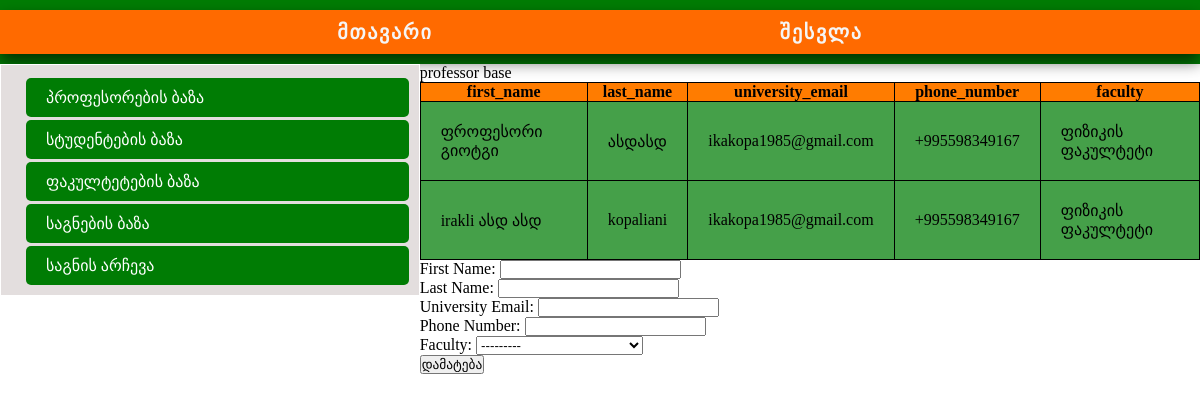
The page /professor/ on the database its author committed.
### management/models/professor.py (models this page shows, shortened)
class Professor(models.Model):
    first_name = models.CharField(max_length=255, verbose_name='First Name')
    last_name = models.CharField(max_length=255, verbose_name='Last Name')
    university_email = models.EmailField(verbose_name='University Email', blank=True)
    phone_number = models.CharField(max_length=255, verbose_name='Phone Number')
    faculty = models.ForeignKey('management.Faculty', on_delete=models.CASCADE, verbose_name='Faculty', default=None)
    created_at = models.DateTimeField(auto_now_add=True)
    updated_at = models.DateTimeField(auto_now=True)
    class Meta:
        db_table = 'professor'
        verbose_name = 'Professor'
        verbose_name_plural = 'Professors'

### management/models/faculty.py (models this page shows, shortened)
class Faculty(models.Model):
    title = models.CharField(max_length=255, verbose_name='Title')
    founded_date = models.DateField(verbose_name='Founded Date')
    description = models.TextField(verbose_name='Description')
    email = models.EmailField(verbose_name='Email', blank=True)
    created_at = models.DateTimeField(auto_now_add=True)
    updated_at = models.DateTimeField(auto_now=True)
    class Meta:
        db_table = 'faculty'
        verbose_name = 'Faculty'
        verbose_name_plural = 'Faculties'
    def __str__(self):
        return self.title

### management/views/kopaliani.py (the view)
# urls.py: path('professor/', professor, name='professor'),
def professor(request):
    if request.method == 'POST':
        form = Professor_form(request.POST)
        if form.is_valid():
            form.save()
            return HttpResponse("დაემატა")
        else:
            return HttpResponse("შეცდომა")
    else:
        professor = Professor.objects.all()
        form = Professor_form()
        context = {
            'professor': professor,
            'form': form,
        }
    return render(request, 'management/professor.html', context)

### management/views/kopaliani.py
class Professor_form(ModelForm):
    class Meta:
        model = Professor
        fields = '__all__'

### management/templates/management/professor.html (shortened to what this page needs)
{% extends "base.html" %}
{% block content %}
    <div class="centralDiv">
    professor base
    <table>
            <tr>
                <th>first_name</th>
                <th>last_name</th>
                <th>university_email</th>
                <th>phone_number</th>
                <th>faculty</th>
            </tr>
        {% for item in professor %}
            <tr>
                <td>{{ item.first_name }}</td>
                <td>{{ item.last_name }}</td>
                <td>{{ item.university_email }}</td>
                <td>{{ item.phone_number }}</td>
                <td>{{ item.faculty }}</td>
            </tr>
        {% endfor %}
    </table>
    <div class="createForm">
        <form method="post" action="" enctype="multipart/form-data">
        {{ form.as_p }}
        <input type="submit" value="დამატება">
        </form>
    </div>
    </div>
{% endblock %}

### management/static/style.css (style rules this page uses)
* { margin: 0; padding: 0; box-sizing: border-box; user-select: none; -moz-user-select: none; -webkit-user-select: none; }
.centralDiv { width: 70%; display: flex; flex-wrap: wrap; justify-content: space-evenly; flex-direction: column; }
table,th { background-color: #ff7c00; border: 1px solid black; }
table,td { border: 1px solid black; border-collapse: collapse; padding: 20px; background-color: #45a049; }

### rows shown on the page
Professor: first_name "ფროფესორი გიოტგი", last_name "ასდასდ", university_email "ikakopa1985@gmail.com", phone_number "+995598349167", faculty "ფიზიკის ფაკულტეტი"
Professor: first_name "irakli ასდ ასდ", last_name "kopaliani", university_email "ikakopa1985@gmail.com", phone_number "+995598349167", faculty "ფიზიკის ფაკულტეტი"
